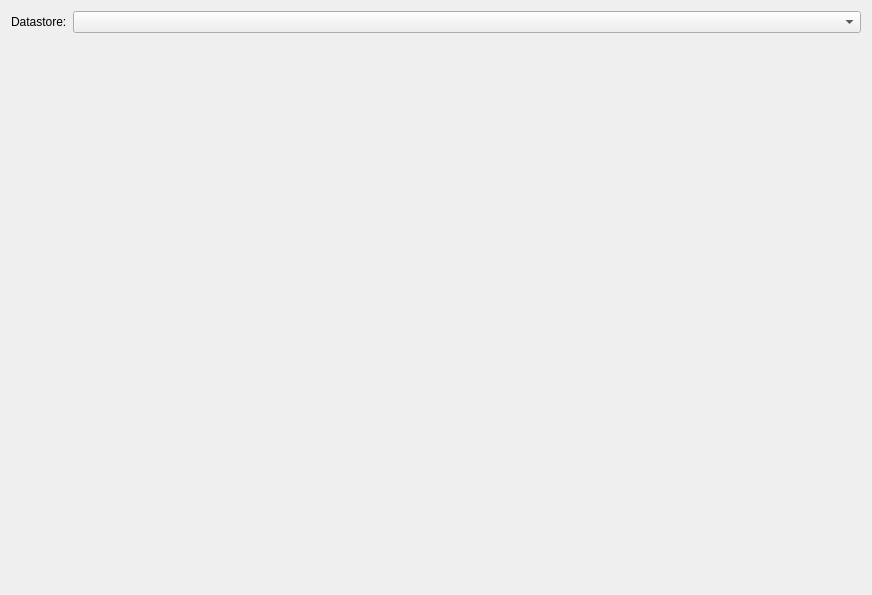
<?xml version="1.0" encoding="UTF-8"?>
<ui version="4.0">
 <class>UploadEditionPageWizard</class>
 <widget class="QWizardPage" name="UploadEditionPageWizard">
  <property name="geometry">
   <rect>
    <x>0</x>
    <y>0</y>
    <width>872</width>
    <height>595</height>
   </rect>
  </property>
  <property name="windowTitle">
   <string>Uploading form</string>
  </property>
  <property name="locale">
   <locale language="English" country="UnitedStates"/>
  </property>
  <layout class="QGridLayout" name="gridLayout">
   <item row="1" column="1">
    <widget class="DatastoreComboBox" name="cbx_datastore"/>
   </item>
   <item row="1" column="0">
    <widget class="QLabel" name="lbl_datastore">
     <property name="sizePolicy">
      <sizepolicy hsizetype="Fixed" vsizetype="Preferred">
       <horstretch>0</horstretch>
       <verstretch>0</verstretch>
      </sizepolicy>
     </property>
     <property name="text">
      <string>Datastore:</string>
     </property>
    </widget>
   </item>
   <item row="2" column="0" colspan="2">
    <widget class="UploadCreationWidget" name="wdg_upload_creation" native="true"/>
   </item>
  </layout>
 </widget>
 <customwidgets>
  <customwidget>
   <class>DatastoreComboBox</class>
   <extends>QComboBox</extends>
   <header>geoplateforme.gui.cbx_datastore</header>
  </customwidget>
  <customwidget>
   <class>UploadCreationWidget</class>
   <extends>QWidget</extends>
   <header>geoplateforme.gui.upload_creation.wdg_upload_creation</header>
   <container>1</container>
  </customwidget>
 </customwidgets>
 <resources/>
 <connections/>
</ui>
